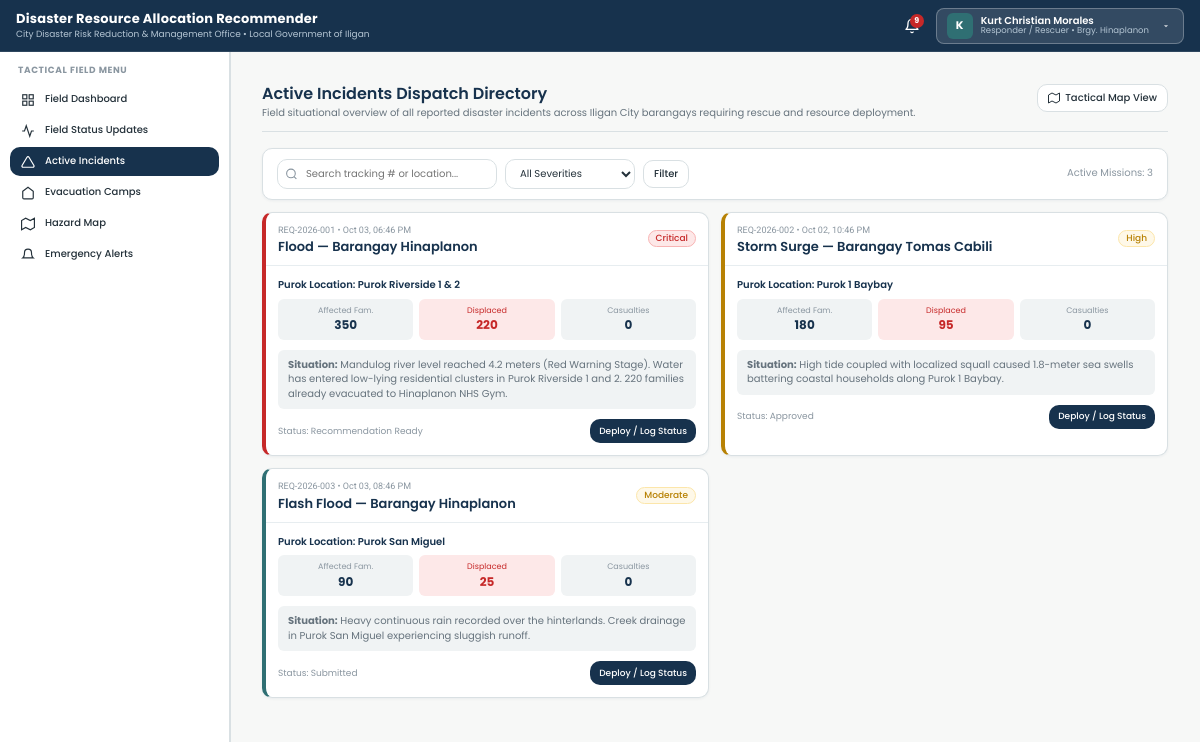
/views/responder/active-incidents.php (signed in), run on the app's committed database.
### tables this page shows
CREATE TABLE `disaster_requests` (
  `id` int(11) NOT NULL AUTO_INCREMENT,
  `tracking_code` varchar(50) NOT NULL,
  `barangay_id` int(11) NOT NULL,
  `purok_name` varchar(100) NOT NULL,
  `disaster_type` enum('Flood','Typhoon','Landslide','Earthquake','Fire','Storm Surge','Flash Flood') NOT NULL,
  `severity` enum('Low','Moderate','High','Critical') NOT NULL,
  `urgency` enum('Immediate','High','Medium','Low') NOT NULL,
  `affected_families` int(11) NOT NULL DEFAULT 0,
  `affected_individuals` int(11) NOT NULL DEFAULT 0,
  `displaced_families` int(11) NOT NULL DEFAULT 0,
  `casualties_count` int(11) NOT NULL DEFAULT 0,
  `injuries_count` int(11) NOT NULL DEFAULT 0,
  `missing_count` int(11) NOT NULL DEFAULT 0,
  `requested_assistance` text NOT NULL,
  `situation_overview` text DEFAULT NULL,
  `resolution_notes` text DEFAULT NULL,
  `status` enum('Submitted','Ongoing','Under Review','Recommendation Ready','Approved','Allocated','Dispatched','Completed','Rejected') NOT NULL DEFAULT 'Ongoing',
  `submitted_by` int(11) NOT NULL,
  `created_at` datetime DEFAULT current_timestamp(),
  `updated_at` datetime DEFAULT current_timestamp() ON UPDATE current_timestamp(),
  `completed_at` datetime DEFAULT NULL,
  PRIMARY KEY (`id`),
  UNIQUE KEY `tracking_code` (`tracking_code`),
  KEY `barangay_id` (`barangay_id`),
  KEY `submitted_by` (`submitted_by`),
  CONSTRAINT `disaster_requests_ibfk_1` FOREIGN KEY (`barangay_id`) REFERENCES `barangays` (`id`) ON DELETE CASCADE,
  CONSTRAINT `disaster_requests_ibfk_2` FOREIGN KEY (`submitted_by`) REFERENCES `users` (`id`) ON DELETE CASCADE
);

CREATE TABLE `barangays` (
  `id` int(11) NOT NULL AUTO_INCREMENT,
  `name` varchar(100) NOT NULL,
  `city` varchar(100) DEFAULT 'Iligan City',
  `status` enum('active','archived') NOT NULL DEFAULT 'active',
  `contact_person` varchar(100) DEFAULT NULL,
  `contact_number` varchar(30) DEFAULT NULL,
  `population` int(11) DEFAULT NULL,
  `total_households` int(11) DEFAULT NULL,
  `risk_level` enum('Low','Moderate','High','Critical') DEFAULT NULL,
  `area_radius` int(11) DEFAULT NULL COMMENT 'Geographic coverage and hazard radius of the area in meters',
  `coordinates_lat` decimal(10,6) NOT NULL,
  `coordinates_lng` decimal(10,6) NOT NULL,
  `created_at` datetime DEFAULT current_timestamp(),
  PRIMARY KEY (`id`),
  UNIQUE KEY `name` (`name`)
);

### views/responder/active-incidents.php (the view, shortened to what this page needs)
<?php
require_once __DIR__ . '/../../backend/services/Helpers.php';
$db = getDBConnection();
$search = trim($_GET['search'] ?? '');
$sql = "
    SELECT dr.*, b.name AS barangay_name, u.full_name AS submitted_by_name
    FROM disaster_requests dr
    JOIN barangays b ON dr.barangay_id = b.id
    JOIN users u ON dr.submitted_by = u.id
    WHERE dr.status NOT IN ('Completed', 'Rejected')
";
$params = [];
$sql .= " ORDER BY FIELD(dr.severity, 'Critical', 'High', 'Moderate', 'Low'), dr.created_at DESC";
$stmt = $db->prepare($sql);
$stmt->execute($params);
$incidents = $stmt->fetchAll();
require_once __DIR__ . '/../layouts/header.php';
require_once __DIR__ . '/../layouts/sidebar.php';
?>
<main class="main-content">
  <div class="page-header">
    <div class="page-header-title-wrap">
      <h1>Active Incidents Dispatch Directory</h1>
      <p class="page-header-desc">
        Field situational overview of all reported disaster incidents across Iligan City barangays requiring rescue and resource deployment.
      </p>
    </div>
    <div class="page-header-actions">
      <a href="<?= BASE_URL ?>/views/responder/risk-map.php" class="btn btn-outline">
        <svg width="12" height="12" viewBox="0 0 24 24" fill="none" stroke="currentColor" stroke-width="2"><polygon points="1 6 1 22 8 18 16 22 23 18 23 2 16 6 8 2 1 6"></polygon></svg>
        Tactical Map View
      </a>
    </div>
  </div>
  <div class="card" style="margin-bottom: var(--space-4);">
    <div class="card-body" style="padding:10px 14px;">
      <form method="GET" class="filter-bar" style="margin-bottom:0;">
        <div class="filter-group">
          <div class="search-input-wrap">
            <svg class="search-icon" viewBox="0 0 24 24" fill="none" stroke="currentColor" stroke-width="2"><circle cx="11" cy="11" r="8"></circle><line x1="21" y1="21" x2="16.65" y2="16.65"></line></svg>
            <input type="text" name="search" class="form-control" placeholder="Search tracking # or location..." value="<?= clean($search) ?>">
          </div>
          <select name="severity" class="form-control" style="width:130px;">
            <option value="">All Severities</option>
          </select>
          <button type="submit" class="btn btn-outline">Filter</button>
        </div>
        <div>
          <span style="font-size:10px;color:var(--color-text-muted);">
            Active Missions: <?= count($incidents) ?>
          </span>
        </div>
      </form>
    </div>
  </div>
  <div style="display:grid;grid-template-columns:repeat(auto-fill, minmax(360px, 1fr));gap:var(--space-4);">
    <?php if (empty($incidents)): ?>
      <div class="card" style="grid-column:1/-1;">
        <div class="empty-state">
          <div class="empty-state-title">No Active Incidents</div>
          <div class="empty-state-desc">All reported disaster incidents have been resolved or are currently inactive.</div>
        </div>
      </div>
    <?php else: ?>
      <?php foreach ($incidents as $inc): ?>
        <div class="card" style="margin-bottom:0;border-left:4px solid <?= $inc['severity'] === 'Critical' ? 'var(--color-danger)' : ($inc['severity'] === 'High' ? 'var(--color-warning)' : 'var(--color-secondary)') ?>;">
          <div class="card-header">
            <div>
              <span style="font-size:9px;color:var(--color-text-muted);font-family:var(--font-secondary);">
                <?= clean($inc['tracking_code']) ?> • <?= formatDate($inc['created_at'], 'M d, h:i A') ?>
              </span>
              <h3 class="card-title" style="margin-top:2px;">
                <?= clean($inc['disaster_type']) ?> — Barangay <?= clean($inc['barangay_name']) ?>
              </h3>
            </div>
            <div><?= renderStatusBadge($inc['severity']) ?></div>
          </div>
          <div class="card-body">
            <div style="font-size:10px;font-weight:600;color:var(--color-primary);margin-bottom:6px;">
              Purok Location: <?= clean($inc['purok_name']) ?>
            </div>
            <div style="display:grid;grid-template-columns:repeat(3, 1fr);gap:6px;margin-bottom:10px;text-align:center;">
              <div style="background:var(--color-surface-subtle);padding:6px;border-radius:6px;">
                <div style="font-size:8px;color:var(--color-text-muted);">Affected Fam.</div>
                <div style="font-size:12px;font-weight:700;color:var(--color-primary);"><?= $inc['affected_families'] ?></div>
              </div>
              <div style="background:var(--color-danger-bg);padding:6px;border-radius:6px;">
                <div style="font-size:8px;color:var(--color-danger);">Displaced</div>
                <div style="font-size:12px;font-weight:700;color:var(--color-danger);"><?= $inc['displaced_families'] ?></div>
              </div>
              <div style="background:var(--color-surface-subtle);padding:6px;border-radius:6px;">
                <div style="font-size:8px;color:var(--color-text-muted);">Casualties</div>
                <div style="font-size:12px;font-weight:700;color:var(--color-primary);"><?= $inc['casualties_count'] ?></div>
              </div>
            </div>
            <div style="font-size:10px;color:var(--color-text-secondary);background:var(--color-surface-subtle);padding:8px 10px;border-radius:6px;margin-bottom:10px;">
              <strong>Situation:</strong> <?= clean($inc['situation_overview'] ?: 'Immediate assistance requested by barangay responders.') ?>
            </div>
            <div style="display:flex;justify-content:space-between;align-items:center;">
              <span style="font-size:9px;color:var(--color-text-muted);">Status: <?= clean($inc['status']) ?></span>
              <a href="<?= BASE_URL ?>/views/responder/field-status.php?request_id=<?= $inc['id'] ?>" class="btn btn-primary btn-sm">
                Deploy / Log Status
              </a>
            </div>
          </div>
        </div>
      <?php endforeach; ?>
    <?php endif; ?>
  </div>
</main>
<?php require_once __DIR__ . '/../layouts/footer.php'; ?>

### backend/services/Helpers.php (shortened to what this page needs)
<?php
function formatDate($datetime, $format = 'M d, Y h:i A') {
    try {
        $dt = new DateTime($datetime);
        return $dt->format($format);
    } catch (Exception $e) {
        return $datetime;
    }
}
function clean($str) {
    return htmlspecialchars(trim((string)$str), ENT_QUOTES, 'UTF-8');
}
function renderStatusBadge($status) {
    $statusMap = [
        'active' => ['class' => 'badge-success', 'label' => 'Active'],
        'inactive' => ['class' => 'badge-danger', 'label' => 'Deactivated'],
        'deactivated' => ['class' => 'badge-danger', 'label' => 'Deactivated'],
        'pending' => ['class' => 'badge-warning', 'label' => 'Pending'],
        'archived' => ['class' => 'badge-neutral', 'label' => 'Archived'],
        'Submitted' => ['class' => 'badge-info', 'label' => 'Submitted'],
        'Under Review' => ['class' => 'badge-warning', 'label' => 'Under Review'],
        'Recommendation Ready' => ['class' => 'badge-info', 'label' => 'Recommendation Ready'],
        'Approved' => ['class' => 'badge-success', 'label' => 'Approved'],
        'Allocated' => ['class' => 'badge-success', 'label' => 'Allocated'],
        'Dispatched' => ['class' => 'badge-info', 'label' => 'Dispatched'],
        'Completed' => ['class' => 'badge-success', 'label' => 'Completed'],
        'Rejected' => ['class' => 'badge-danger', 'label' => 'Rejected'],
        'Pending Review' => ['class' => 'badge-warning', 'label' => 'Pending Review'],
        'Modified' => ['class' => 'badge-info', 'label' => 'Modified & Approved'],
        'Open / Active' => ['class' => 'badge-danger', 'label' => 'Open / Active'],
        'Standby' => ['class' => 'badge-neutral', 'label' => 'Standby'],
        'At Capacity' => ['class' => 'badge-danger', 'label' => 'At Capacity'],
        'Closed' => ['class' => 'badge-neutral', 'label' => 'Closed'],
        'Scheduled' => ['class' => 'badge-info', 'label' => 'Scheduled'],
        'Ongoing' => ['class' => 'badge-warning', 'label' => 'Ongoing'],
        'Cancelled' => ['class' => 'badge-danger', 'label' => 'Cancelled'],
        'Available' => ['class' => 'badge-success', 'label' => 'Available'],
        'Responding' => ['class' => 'badge-warning', 'label' => 'Responding'],
        'On Site' => ['class' => 'badge-danger', 'label' => 'On Site'],
        'Low' => ['class' => 'badge-neutral', 'label' => 'Low'],
        'Moderate' => ['class' => 'badge-warning', 'label' => 'Moderate'],
        'High' => ['class' => 'badge-warning', 'label' => 'High'],
        'Critical' => ['class' => 'badge-danger', 'label' => 'Critical'],
        'Immediate' => ['class' => 'badge-danger', 'label' => 'Immediate']
    ];
    $badge = $statusMap[$status] ?? ['class' => 'badge-neutral', 'label' => clean($status)];
    return '<span class="badge ' . $badge['class'] . '">' . $badge['label'] . '</span>';
}

### data on the page
disaster_requests: tracking_code "REQ-2026-001", created_at "Oct 03, 06:46 PM", disaster_type "Flood", barangay.name "Hinaplanon", severity "Critical", purok_name "Purok Riverside 1 & 2", affected_families "350", displaced_families "220", casualties_count "0", situation_overview "Mandulog river level reached 4.2 meters (Red Warning Stage). Water has entered low-lying residential clusters in Purok Riverside 1 and 2. 220 families already evacuated to Hinaplanon NHS Gym.", status "Recommendation Ready"
disaster_requests: tracking_code "REQ-2026-002", created_at "Oct 02, 10:46 PM", disaster_type "Storm Surge", barangay.name "Tomas Cabili", severity "High", purok_name "Purok 1 Baybay", affected_families "180", displaced_families "95", casualties_count "0", situation_overview "High tide coupled with localized squall caused 1.8-meter sea swells battering coastal households along Purok 1 Baybay.", status "Approved"
disaster_requests: tracking_code "REQ-2026-003", created_at "Oct 03, 08:46 PM", disaster_type "Flash Flood", barangay.name "Hinaplanon", severity "Moderate", purok_name "Purok San Miguel", affected_families "90", displaced_families "25", casualties_count "0", situation_overview "Heavy continuous rain recorded over the hinterlands. Creek drainage in Purok San Miguel experiencing sluggish runoff.", status "Submitted"

### other printed values
$unreadCount "9"
substr($currentUser['full_name'] ?? 'U', 0, 1) "K"
$currentUser['full_name'] "Kurt Christian Morales"
formatRoleName($currentUser['role']) "Responder / Rescuer"
$currentUser['barangay_name'] "Hinaplanon"
count($incidents) "3"
